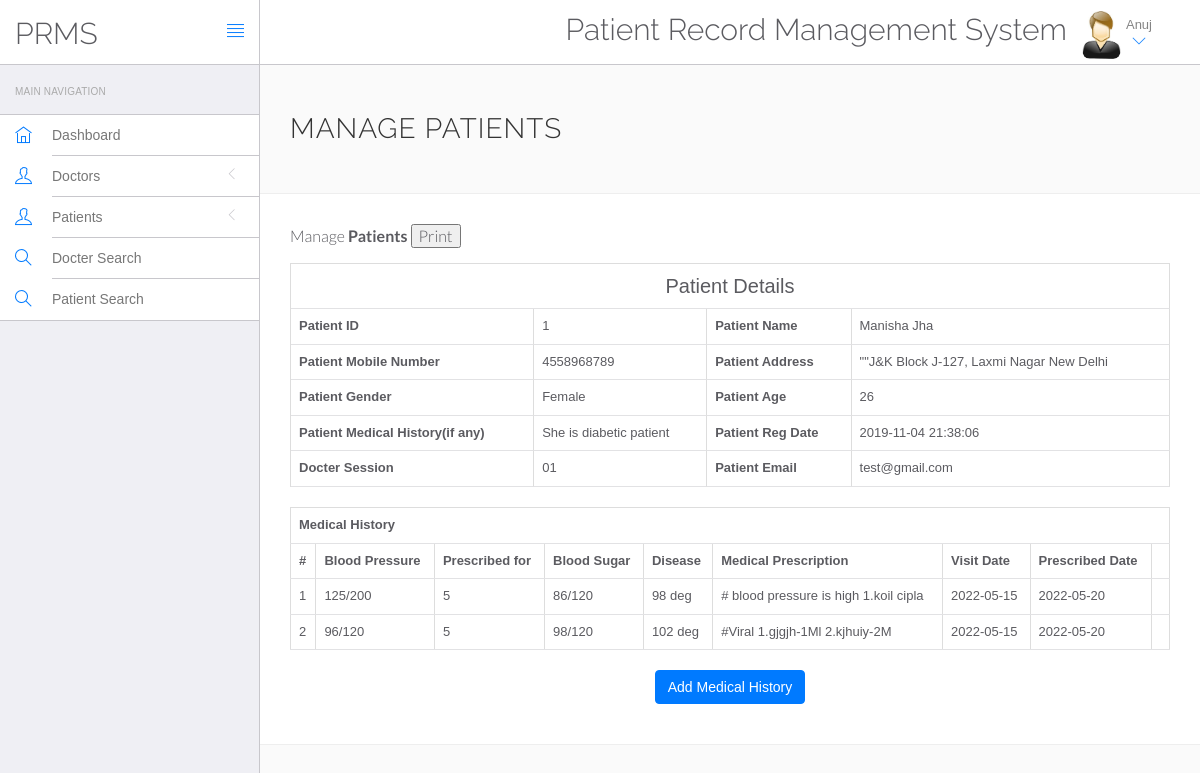
The app's page /hms/doctor/view-patient.php?viewid=1 (signed in) with its own data.
### tables this page shows
CREATE TABLE `doctors` (
  `id` int(11) NOT NULL,
  `specilization` varchar(255) DEFAULT NULL,
  `doctorName` varchar(255) DEFAULT NULL,
  `address` longtext DEFAULT NULL,
  `docFees` varchar(255) DEFAULT NULL,
  `contactno` bigint(11) DEFAULT NULL,
  `docEmail` varchar(255) DEFAULT NULL,
  `password` varchar(255) DEFAULT NULL,
  `creationDate` timestamp NULL DEFAULT current_timestamp(),
  `updationDate` timestamp NULL DEFAULT current_timestamp()
);

CREATE TABLE `tblpatient` (
  `ID` int(10) NOT NULL,
  `Docid` int(10) DEFAULT NULL,
  `PatientName` varchar(200) DEFAULT NULL,
  `PatientContno` bigint(10) DEFAULT NULL,
  `PatientEmail` varchar(200) DEFAULT NULL,
  `PatientGender` varchar(50) DEFAULT NULL,
  `PatientAdd` mediumtext DEFAULT NULL,
  `PatientAge` int(10) DEFAULT NULL,
  `PatientMedhis` mediumtext DEFAULT NULL,
  `CreationDate` timestamp NULL DEFAULT current_timestamp(),
  `UpdationDate` timestamp NULL DEFAULT current_timestamp(),
  `doctersession` varchar(50) DEFAULT NULL
);

CREATE TABLE `tblmedicalhistory` (
  `ID` int(10) NOT NULL,
  `PatientID` int(10) DEFAULT NULL,
  `BloodPressure` varchar(200) DEFAULT NULL,
  `BloodSugar` varchar(200) NOT NULL,
  `Weight` varchar(100) DEFAULT NULL,
  `Temperature` varchar(200) DEFAULT NULL,
  `MedicalPres` mediumtext DEFAULT NULL,
  `CreationDate` timestamp NOT NULL DEFAULT current_timestamp() ON UPDATE current_timestamp(),
  `NextVisitDate` timestamp NOT NULL DEFAULT current_timestamp() ON UPDATE current_timestamp()
);

### hms/doctor/view-patient.php (the view, shortened to what this page needs)
<?php
include('include/config.php');
?>
<!DOCTYPE html>
<html lang="en">
<head>
  <link rel="stylesheet" href="vendor/bootstrap/css/bootstrap.min.css">
  <link rel="stylesheet" href="vendor/fontawesome/css/font-awesome.min.css">
  <link rel="stylesheet" href="vendor/themify-icons/themify-icons.min.css">
  <link href="vendor/animate.css/animate.min.css" rel="stylesheet" media="screen">
  <link href="vendor/perfect-scrollbar/perfect-scrollbar.min.css" rel="stylesheet" media="screen">
  <link href="vendor/switchery/switchery.min.css" rel="stylesheet" media="screen">
  <link href="vendor/bootstrap-touchspin/jquery.bootstrap-touchspin.min.css" rel="stylesheet" media="screen">
  <link href="vendor/select2/select2.min.css" rel="stylesheet" media="screen">
  <link href="vendor/bootstrap-datepicker/bootstrap-datepicker3.standalone.min.css" rel="stylesheet" media="screen">
  <link href="vendor/bootstrap-timepicker/bootstrap-timepicker.min.css" rel="stylesheet" media="screen">
  <link rel="stylesheet" href="assets/css/styles.css">
  <link rel="stylesheet" href="assets/css/plugins.css">
  <link rel="stylesheet" href="assets/css/themes/theme-1.css" id="skin_color" />
</head>
<body>
  <div id="app">
    <?php include('include/sidebar.php'); ?>
    <div class="app-content">
      <?php include('include/header.php'); ?>
      <div class="main-content">
        <div class="wrap-content container" id="container">
          <section id="page-title">
            <div class="row">
              <div class="col-sm-8">
                <h1 class="mainTitle">Manage Patients</h1>
              </div>
            </div>
          </section>
          <div class="container-fluid container-fullw bg-white">
            <div class="row">
              <div class="col-md-12">
                <h5 class="over-title margin-bottom-15">Manage <span class="text-bold">Patients</span> <input type="button" value="Print" onClick="window.print()"></h5>
                <?php
                $vid = $_GET['viewid'];
                $ret = mysqli_query($con, "select * from tblpatient where ID='$vid'");
                $cnt = 1;
                while ($row = mysqli_fetch_array($ret)) {
                ?>
                  <table border="1" class="table table-bordered">
                    <tr align="center">
                      <td colspan="4" style="font-size:20px;color:blue">
                        Patient Details</td>
                    </tr>
                    <tr>
                    <th scope>Patient ID</th>
                      <td><?php echo $row['ID']; ?></td>
                      <th scope>Patient Name</th>
                      <td><?php echo $row['PatientName']; ?></td>
                    </tr>
                    <tr>
                      <th scope>Patient Mobile Number</th>
                      <td><?php echo $row['PatientContno']; ?></td>
                      <th>Patient Address</th>
                      <td><?php echo $row['PatientAdd']; ?></td>
                    </tr>
                    <tr>
                      <th>Patient Gender</th>
                      <td><?php echo $row['PatientGender']; ?></td>
                      <th>Patient Age</th>
                      <td><?php echo $row['PatientAge']; ?></td>
                    </tr>
                    <tr>
                      <th>Patient Medical History(if any)</th>
                      <td><?php echo $row['PatientMedhis']; ?></td>
                      <th>Patient Reg Date</th>
                      <td><?php echo $row['CreationDate']; ?></td>
                    </tr>
                    <tr>
                      <th>Docter Session</th>
                      <td><?php echo $row['doctersession']; ?></td>
                      <th scope>Patient Email</th>
                      <td><?php echo $row['PatientEmail']; ?></td>
                    </tr>
                  <?php } ?>
                  </table>
                  <?php
                  $ret = mysqli_query($con, "select * from tblmedicalhistory  where PatientID='$vid'");
                  ?>
                  <table id="datatable" class="table table-bordered dt-responsive nowrap" style="border-collapse: collapse; border-spacing: 0; width: 100%;">
                    <tr align="center">
                      <th colspan="10">Medical History</th>
                    </tr>
                    <tr>
                      <th>#</th>
                      <th>Blood Pressure</th>
                      <th>Prescribed for</th>
                      <th>Blood Sugar</th>
                      <th>Disease</th>
                      <th>Medical Prescription</th>
                      <th>Visit Date</th>
                      <th>Prescribed Date</th>
                      <th></th>
                    </tr>
                    <?php
                    while ($row = mysqli_fetch_array($ret)) {
                    ?>
                      <tr>
                        <td><?php echo $cnt; ?></td>
                        <td><?php echo $row['BloodPressure']; ?></td>
                        <td><?php echo $row['Weight']; ?></td>
                        <td><?php echo $row['BloodSugar']; ?></td>
                        <td><?php echo $row['Temperature']; ?></td>
                        <td><?php echo $row['MedicalPres']; ?></td>
                        <td><?php $date= $row['CreationDate']; echo date('Y-m-d', strtotime($date))  ?></td>
                        <td><?php $tempdate =$row['Weight'];  $temp1='+'; $temp2=strval($tempdate); $temp3='days'; $temp4 = $temp1.=$temp2;  $temp5= $temp1.=$temp3;       $Date = $row['CreationDate']; echo date('Y-m-d', strtotime($Date . $temp5)); ?></td>
                        <td><?php echo $row['doctersession']; ?></td>
                     </tr>
                    <?php $cnt = $cnt + 1;
                    } ?>
                  </table>
                  <p align="center">
                    <button class="btn btn-primary waves-effect waves-light w-lg" data-toggle="modal" data-target="#myModal">Add Medical History</button>
                  </p>
              </div>
            </div>
          </div>
        </div>
      </div>
</body>
</html>

### hms/doctor/include/header.php (shortened to what this page needs)
<header class="navbar navbar-default navbar-static-top">
					<div class="navbar-header">
						<a class="navbar-brand" href="#">
							<h2 style="padding-top:20% ">PRMS</h2>
						</a>
						<a href="#" class="sidebar-toggler pull-right visible-md visible-lg" data-toggle-class="app-sidebar-closed" data-toggle-target="#app">
							<i class="ti-align-justify"></i>
						</a>
					</div>
					<div class="navbar-collapse collapse">
						<ul class="nav navbar-right">
								<li  style="padding-top:2% ">
								<h2>Patient Record Management System</h2>
							</li>
							<li class="dropdown current-user">
								<a href class="dropdown-toggle" data-toggle="dropdown">
									<img src="assets/images/images.jpg" > <span class="username">
									<?php $query=mysqli_query($con,"select doctorName from doctors where id='".$_SESSION['id']."'");
while($row=mysqli_fetch_array($query))
{
	echo $row['doctorName'];
}
									?> <i class="ti-angle-down"></i></i></span>
								</a>
							</li>
						</ul>
					</div>
				</header>

### hms/doctor/assets/css/themes/theme-1.css (style rules this page uses)
body { background: #FAFAFA; }
header .navbar-header { background: #ffffff !important; border-right-color: #c8c7cc !important; border-bottom-color: #c8c7cc !important; }
header .navbar-header .sidebar-toggler, header .navbar-header .sidebar-mobile-toggler { color: #007aff !important; }
header .navbar-header .navbar-brand { color: #777 !important; }
header .navbar-collapse { background: #ffffff !important; border-bottom-color: #c8c7cc !important; box-shadow: none !important; }
header .navbar-collapse .navbar-right > li > a { color: #777; }
header .navbar-collapse .navbar-right > li > a i { color: #007aff !important; }

### records on screen
doctors: doctorName "Anuj"
tblpatient: ID "1", PatientName "Manisha Jha", PatientContno "4558968789", PatientAdd "\"\"J&K Block J-127, Laxmi Nagar New Delhi", PatientGender "Female", PatientAge "26", PatientMedhis "She is diabetic patient", CreationDate "2019-11-04 21:38:06", doctersession "01", PatientEmail "test@gmail.com"
tblmedicalhistory: BloodPressure "125/200", Weight "5", BloodSugar "86/120", Temperature "98 deg", MedicalPres "# blood pressure is high 1.koil cipla", CreationDate "2022-05-15", CreationDate "2022-05-20"
tblmedicalhistory: BloodPressure "96/120", Weight "5", BloodSugar "98/120", Temperature "102 deg", MedicalPres "#Viral 1.gjgjh-1Ml 2.kjhuiy-2M", CreationDate "2022-05-15", CreationDate "2022-05-20"
